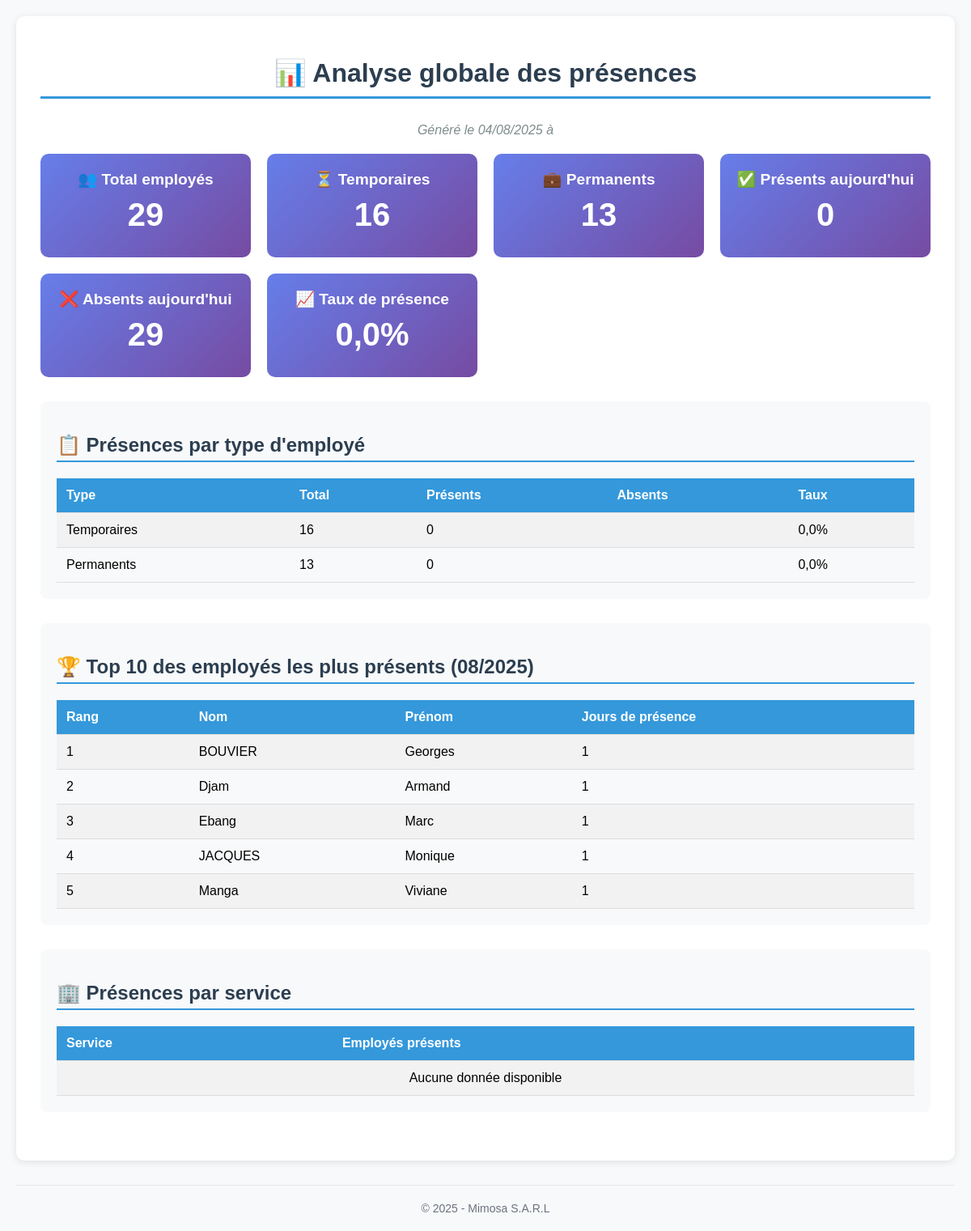
The page /presence/analyse-presence-globale/ on the database as committed earlier.
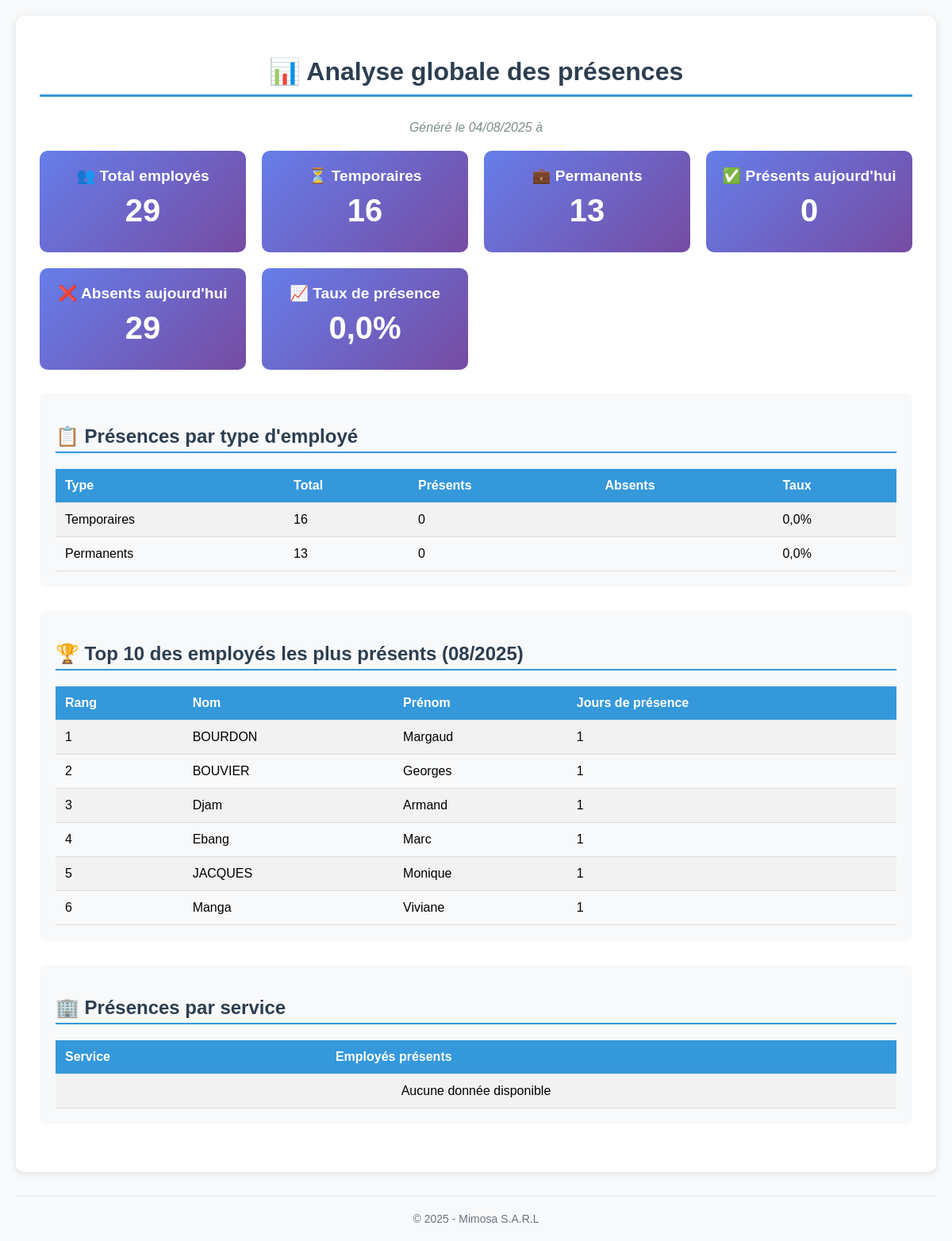
The same page on the database as committed later.
### employee/models.py (models this page shows, shortened)
class Employee(models.Model):
    EMPLOYEE_TYPE_CHOICES = [
        ('permanent', 'Permanent'),
        ('temporaire', 'Temporaire'),
    ]
    matricule = models.CharField(max_length=20, unique=True)
    nom = models.CharField(max_length=100)
    prenom = models.CharField(max_length=100)
    poste = models.CharField(max_length=100)
    service = models.CharField(max_length=100)
    type = models.CharField(max_length=10, choices=EMPLOYEE_TYPE_CHOICES)
    salaire_journalier = models.CharField(max_length=10, null=True, blank=True)
    date_embauche = models.DateField(null=True, blank=True)
    actif = models.BooleanField(default=True)
    photo = models.ImageField(upload_to='employee/photos/', blank=True, null=True)  # <- nouveau
    class Meta:
        ordering = ['nom', 'prenom']
        verbose_name = "Employé"
        verbose_name_plural = "Employés"

### presence/views.py (the view)
# urls.py: path('analyse-presence-globale/', analyse_presence_globale, name='analyse_presence_globale'),
def analyse_presence_globale(request):
    import datetime
    from django.db.models import Count, Q
    from django.utils import timezone
    total_employes = Employee.objects.filter(actif=True).count()
    total_temporaires = Employee.objects.filter(actif=True, type='temporaire').count()
    total_permanents = Employee.objects.filter(actif=True, type='permanent').count()
    aujourd_hui = timezone.now().date()
    presences_aujourd_hui = Presence.objects.filter(date=aujourd_hui)
    presents_aujourd_hui = presences_aujourd_hui.filter(heure_entree__isnull=False).count()
    absents_aujourd_hui = total_employes - presents_aujourd_hui
    temporaires_presents = presences_aujourd_hui.filter(
        employee__type='temporaire',
        heure_entree__isnull=False
    ).count()
    permanents_presents = presences_aujourd_hui.filter(
        employee__type='permanent',
        heure_entree__isnull=False
    ).count()
    debut_mois = aujourd_hui.replace(day=1)
    presences_mois = Presence.objects.filter(
        date__gte=debut_mois,
        heure_entree__isnull=False
    ).values('employee__nom', 'employee__prenom').annotate(
        nb_presences=Count('id')
    ).order_by('-nb_presences')[:10]
    stats_service = presences_aujourd_hui.filter(
        heure_entree__isnull=False
    ).values('employee__service').annotate(
        nb_presents=Count('id')
    ).order_by('-nb_presents')
    context = {
        'total_employes': total_employes,
        'total_temporaires': total_temporaires,
        'total_permanents': total_permanents,
        'presents_aujourd_hui': presents_aujourd_hui,
        'absents_aujourd_hui': absents_aujourd_hui,
        'temporaires_presents': temporaires_presents,
        'permanents_presents': permanents_presents,
        'presences_mois': presences_mois,
        'stats_service': stats_service,
        'aujourd_hui': aujourd_hui,
        'debut_mois': debut_mois,
    }
    return render(request, 'analyse_presence_globale.html', context)

### templates/analyse_presence_globale.html (shortened to what the changed rows need)
<!DOCTYPE html>
<html>
<head>
</head>
<body>
    <div class="container">
        <h1>📊 Analyse globale des présences</h1>
        <div class="section">
            <h2>📋 Présences par type d'employé</h2>
            <table>
                <tr>
                    <th>Type</th>
                    <th>Total</th>
                    <th>Présents</th>
                    <th>Absents</th>
                    <th>Taux</th>
                </tr>
            </table>
        </div>
        <div class="section">
            <h2>🏆 Top 10 des employés les plus présents ({{ debut_mois|date:"m/Y" }})</h2>
            <table>
                <tr>
                    <th>Rang</th>
                    <th>Nom</th>
                    <th>Prénom</th>
                    <th>Jours de présence</th>
                </tr>
                {% for presence in presences_mois %}
                <tr>
                    <td>{{ forloop.counter }}</td>
                    <td>{{ presence.employee__nom }}</td>
                    <td>{{ presence.employee__prenom }}</td>
                    <td>{{ presence.nb_presences }}</td>
                </tr>
                {% empty %}
                <tr>
                    <td colspan="4" style="text-align: center;">Aucune donnée disponible</td>
                </tr>
                {% endfor %}
            </table>
        </div>
        <div class="section">
            <h2>🏢 Présences par service</h2>
            <table>
                <tr>
                    <th>Service</th>
                    <th>Employés présents</th>
                </tr>
            </table>
        </div>
    </div>
</body>
</html>

Rows that differ between the two databases and show on the page:
now on this page (row edited): Employee: employee__nom "BOURDON", employee__prenom "Margaud", nb_presences "1"
